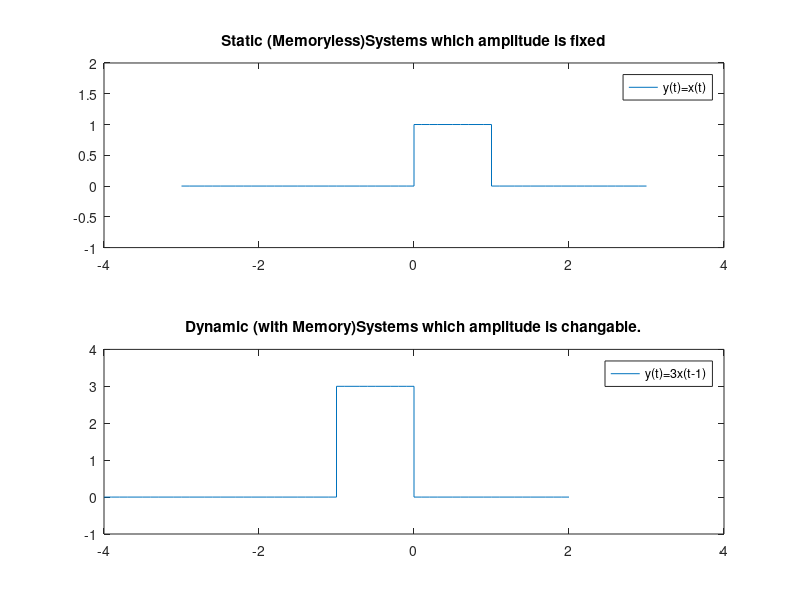

This figure's MATLAB source:
%static dynamic
t1 = -3:.1:0;
x1 =zeros(size(t1));
t2 = 0:.1:1;
x2 = ones(size(t2));
t3 = 1:.1:3;
x3 = zeros(size(t3));
t = [t1 t2 t3];
x = [x1 x2 x3];

subplot(211);
plot(t,x);
title('Static (Memoryless)Systems which amplitude is fixed');
xlim([-4 4]);
ylim([-1 2]);
legend('y(t)=x(t)');

subplot(212);
plot(t-1,3*x);
title('Dynamic (with Memory)Systems which amplitude is changable.');
xlim([-4 4]);
ylim([-1 4]);
legend('y(t)=3x(t-1)');